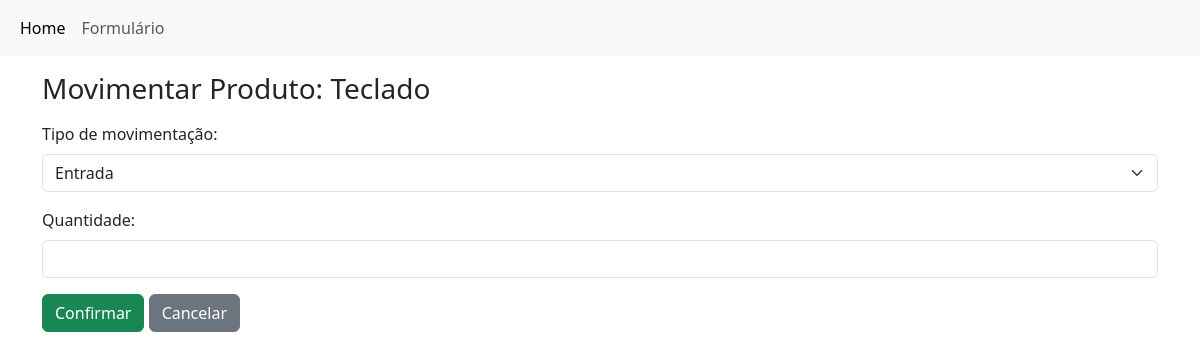
/movimentar/2, run on an earlier commit of the app's database.
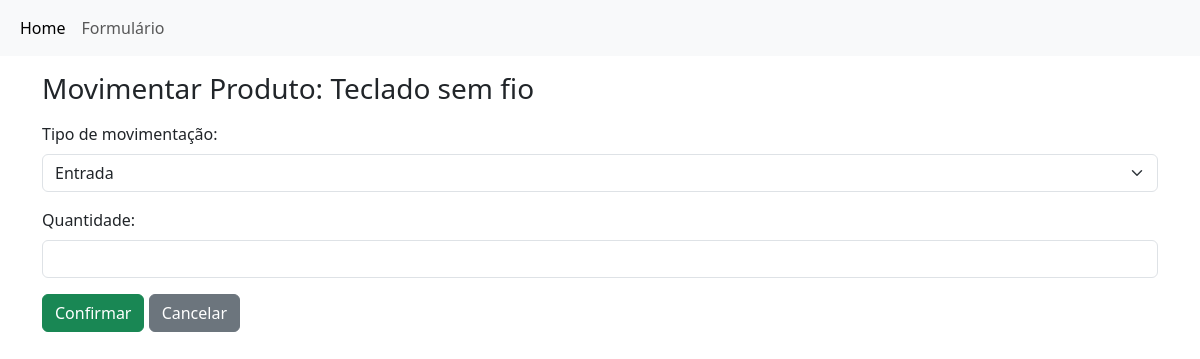
And on a later commit of the database.
### tables this page shows
CREATE TABLE produtos (
                    ID INTEGER PRIMARY KEY AUTOINCREMENT,
                    NOME TEXT,
                    QUANTIDADE_ESTOQUE INTEGER,
                    FABRICANTE TEXT,
                    DESCRICAO TEXT,
                    PRECO REAL);

### routes/produto.py (the view, shortened to what this page needs)
@bp_produto.route("/movimentar/<int:id>", methods=["GET", "POST"])
def movimentar_produto(id):
    with sql.connect("form_db.db") as con:
        con.row_factory = sql.Row
        cur = con.cursor()
        cur.execute("SELECT * FROM produtos WHERE ID = ?", (id,))
        produto = cur.fetchone()
    return render_template("movimentacao_produto.html", produto=produto)

### templates/movimentacao_produto.html (shortened to what this page needs)
{% extends 'layout.html' %}
{% block body %}
<h3 class="mb-3">Movimentar Produto: {{ produto.NOME }}</h3>
<form method="POST">
  <div class="mb-3">
    <label for="tipo_movimentacao" class="form-label">Tipo de movimentação:</label>
    <select name="tipo_movimentacao" class="form-select" required>
      <option value="entrada">Entrada</option>
    </select>
  </div>
  <div class="mb-3">
    <label for="quantidade" class="form-label">Quantidade:</label>
    <input type="number" name="quantidade" class="form-control" required min="1">
  </div>
  <button type="submit" class="btn btn-success">Confirmar</button>
  <a href="{{ url_for('produto.index') }}" class="btn btn-secondary">Cancelar</a>
</form>
{% endblock %}

What changed in the data, as far as the page shows it:
changed produtos: NOME "Teclado" → "Teclado sem fio"
